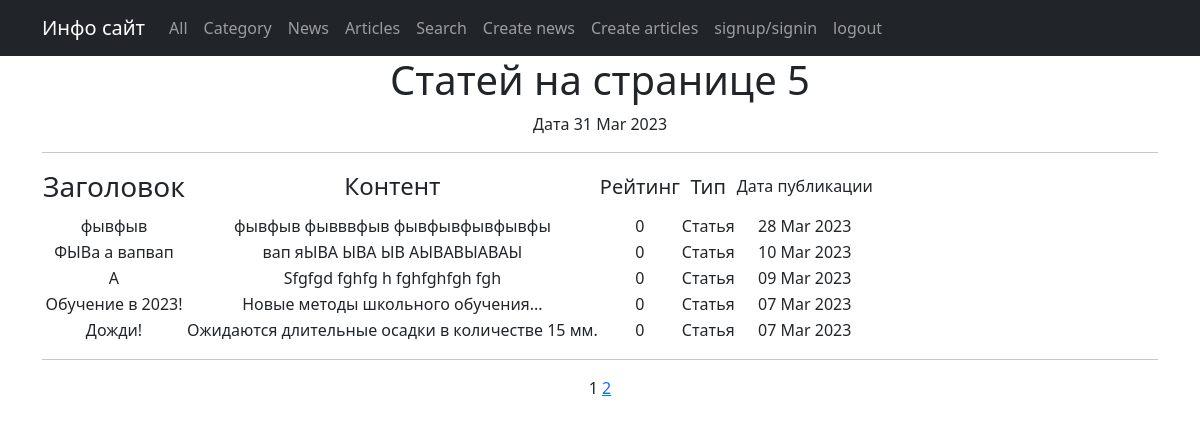
Screenshot of /posts/articles/ with the database file from the repository.
### posts/models.py (models this page shows, shortened)
class Post(models.Model):
    article = 'ARTI'
    news = 'NEWS'
    POST_TYPE = [
        (article, 'Статья'),
        (news, 'Новость')
    ]
    author = models.ForeignKey(Author, on_delete=models.CASCADE)
    types = models.CharField(max_length=4, choices=POST_TYPE, default=news)
    time_date = models.DateTimeField(auto_now_add=True)
    category = models.ManyToManyField(Category, through='PostCategory')
    title = models.CharField(max_length=255, blank=False)
    content = models.TextField(blank=False)
    rating = models.IntegerField(default=0)

### posts/views.py (the view)
# urls.py: path('articles/', ArticlesList.as_view(), name='articles_list'),
class ArticlesList(ListView):
    model = Post
    queryset = Post.objects.filter(types='ARTI')
    ordering = '-time_date'
    template_name = 'articles.html'
    context_object_name = 'articles'
    paginate_by = 5
    def get_context_data(self, **kwargs):
        context = super().get_context_data(**kwargs)
        context['num_of_articles'] = len(Post.objects.filter(types='ARTI'))
        return context

### posts/templatetags/custom_filters.py (called while the page is built)
@register.filter()
def censor(value):
    new_list = list(value.split())
    if isinstance(value, str):
        for i in range(len(new_list)):
            if new_list[i].lower() in censor_list:
                s = new_list[i]
                new_list[i] = s[:2] + '*' * (len(s) - 2)
        return ' '.join(new_list)
    else:
        raise TypeError('Объект не является строкой')

### posts/templatetags/custom_tags.py (called while the page is built)
@register.simple_tag()
def current_time(format_string='%b %d %Y'):
    return datetime.utcnow().strftime(format_string)

### templates/articles.html (shortened to what this page needs)
{% extends 'flatpages/default.html' %}
{% load custom_filters %}
{% load custom_tags %}
{% block content %}
<h1>Статей на странице {{ articles|length }} </h1>
Дата {% current_time '%d %b %Y' %}
<hr>
   {% if articles %}
       <table>
           <tr>
               <td><h3>Заголовок</h3></td>
                <td><h4>Контент</h4></td>
                <td><h5>Рейтинг</h5></td>
                <td><h5>Тип</h5></td>
                <td><h6>Дата публикации</h6></td>
           </tr>
           {% for article in articles %}
           <tr>
               <td>{{ article.title|truncatewords:3|censor }}</td>
                <td>{{ article.content|truncatewords:20|censor }}</td>
                <td>{{ article.rating }}</td>
                <td>{{ article.get_types_display }}</td>
                <td>{{ article.time_date|date:'d M Y' }}</td>
           </tr>
           {% endfor %}
       </table>
   {% else %}
       <h2>Новостей нет!</h2>
   {% endif %}
<hr>
    {{ page_obj.number }}
    {% if page_obj.has_next %}
        <a href="?page={{ page_obj.next_page_number }}">{{ page_obj.next_page_number }}</a>
    {% endif %}
{% endblock content %}

### rows the page displays
Post: title|censor "фывфыв", content|censor "фывфыв фывввфыв фывфывфывфывфы", rating "0", types "Статья", time_date "28 Mar 2023"
Post: title|censor "ФЫВа а вапвап", content|censor "вап яЫВА ЫВА ЫВ АЫВАВЫАВАЫ", rating "0", types "Статья", time_date "10 Mar 2023"
Post: title|censor "A", content|censor "Sfgfgd fghfg h fghfghfgh fgh", rating "0", types "Статья", time_date "09 Mar 2023"
Post: title|censor "Обучение в 2023!", content|censor "Новые методы школьного обучения...", rating "0", types "Статья", time_date "07 Mar 2023"
Post: title|censor "Дожди!", content|censor "Ожидаются длительные осадки в количестве 15 мм.", rating "0", types "Статья", time_date "07 Mar 2023"

### other values shown
{{ articles|length }} "5"
{{ page_obj.number }} "1"
{{ page_obj.next_page_number }} "2"
